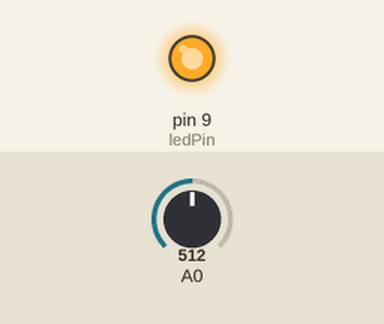
Bench run of a sketch on a simulated Arduino Uno, built with avr-gcc and run on an emulated ATmega328P. Shown: output pins drawn as LEDs (lit = HIGH). The test bench sets the inputs (shaded band); at power-on: A0 = 512.

Above: at 1.2 s.
1.3 s: A0 set to 458
2.8 s: A0 set to 438
At 3.1 s:
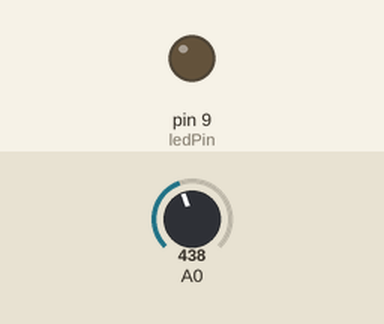
4.3 s: A0 set to 460
At 5.4 s:
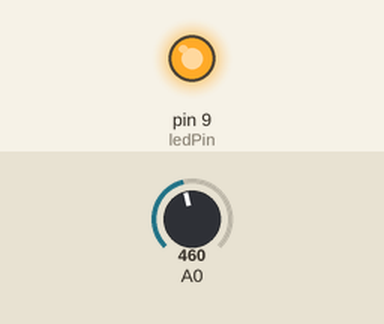
5.8 s: A0 set to 440
At 6.5 s:
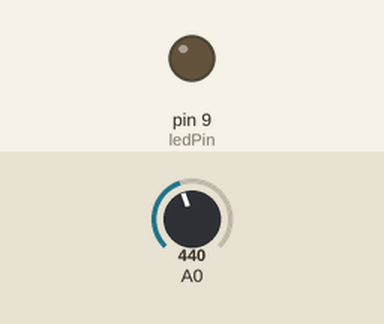
Timing chart, 0 to 8.3 s (numbered marks = the images above; inputs shaded):
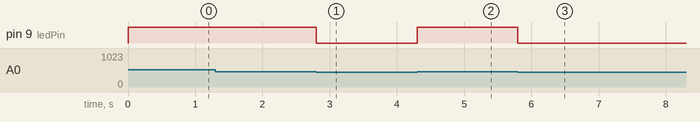

The sketch:

lamp_automation.ino
```cpp
#define LIMIT_LIGHT 450

int photoresistorValue;
int ledPin = 9;

void setup() {
  pinMode(ledPin, OUTPUT);
}

void loop() {
  photoresistorValue = analogRead(A0);

  if (photoresistorValue < LIMIT_LIGHT) {
    digitalWrite(ledPin, LOW);
  } else {
    digitalWrite(ledPin, HIGH);
  }
}
```

Measured:
- the behaviour switches between 450 and 449 on A0 (found by bisection; images 0 and 1)
- after the input at 1.3 s, every drawn part: stays the same
- after the input at 2.8 s, pin 9 (ledPin): HIGH → LOW at once
- after the input at 4.3 s, pin 9 (ledPin): LOW → HIGH at once
- after the input at 5.8 s, pin 9 (ledPin): HIGH → LOW at once
